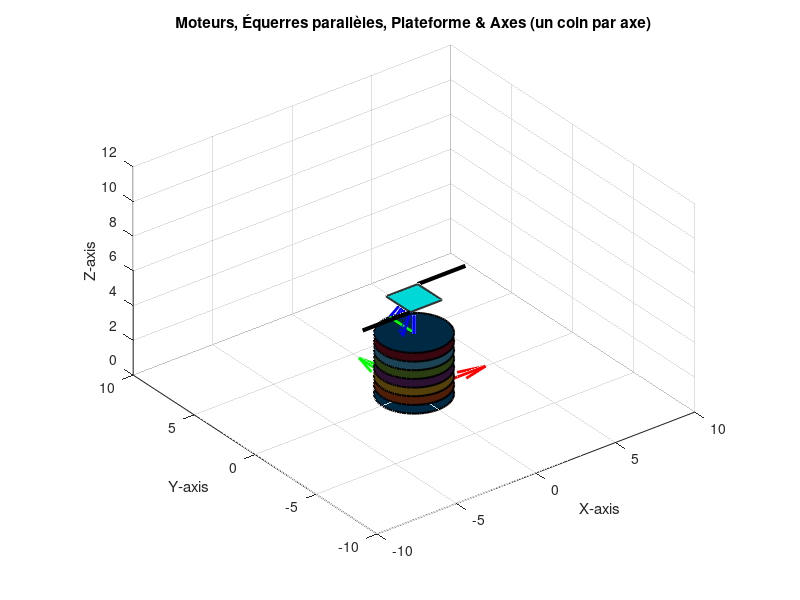

The MATLAB source for this figure:
clc;
clear;
close all;

%% 1) Configuration de la figure et de l'espace 3D
figure('Name','Système Robotisé - Axes parallèles, un seul point de contact par axe','NumberTitle','off');
hold on;
grid on;
axis equal;
xlabel('X-axis'); ylabel('Y-axis'); zlabel('Z-axis');
title('Moteurs, Équerres parallèles, Plateforme & Axes (un coin par axe)');

xlim([-10,10]); ylim([-10,10]); zlim([0,12]);

% Repères
quiver3(0,0,0, 5,0,0, 'r', 'LineWidth',2);
quiver3(0,0,0, 0,5,0, 'g', 'LineWidth',2);
quiver3(0,0,0, 0,0,5, 'b', 'LineWidth',2);

%% 2) Moteurs (empilés sur Z)
num_motors  = 8;
z_spacing   = 0.5;
motor_radius = 2;
theta       = linspace(0, 2*pi, 100);
colors      = lines(num_motors);

motor_positions = zeros(num_motors,3);
for i = 1:num_motors
    motor_positions(i,:) = [0, 0, (i-1)*z_spacing];
    
    % Cercle représentant le moteur
    x_circ = motor_positions(i,1) + motor_radius*cos(theta);
    y_circ = motor_positions(i,2) + motor_radius*sin(theta);
    z_circ = ones(size(theta)) * motor_positions(i,3);
    fill3(x_circ, y_circ, z_circ, colors(i,:), ...
          'FaceAlpha',0.6, 'EdgeColor','k', 'LineWidth',1.5);
end

%% 3) Équerres parallèles
% On choisit un décalage constant (0,2,0) pour que toutes les équerres soient parallèles
equerre_offset = [0, 2, 0];
equerre_positions = zeros(num_motors,3);

for i = 1:num_motors
    equerre_positions(i,:) = motor_positions(i,:) + equerre_offset;
    
    % Tracé de l'équerre (ligne verte)
    plot3([motor_positions(i,1), equerre_positions(i,1)], ...
          [motor_positions(i,2), equerre_positions(i,2)], ...
          [motor_positions(i,3), equerre_positions(i,3)], ...
          'g-', 'LineWidth',2);
end

%% 4) Plateforme & Axes (même niveau Z)
% On place la plateforme un peu au-dessus du dernier moteur
platform_z = motor_positions(end,3) + 2;

% Plateforme : rectangle axis-aligné 2x2
corner1 = [-1, -1, platform_z];  % Coin inférieur gauche
corner2 = [ 1, -1, platform_z];  % Coin inférieur droit
corner3 = [ 1,  1, platform_z];  % Coin supérieur droit
corner4 = [-1,  1, platform_z];  % Coin supérieur gauche

% Tracé de la plateforme (bordures plus fines pour ne pas confondre avec les axes)
fill3([corner1(1), corner2(1), corner3(1), corner4(1)], ...
      [corner1(2), corner2(2), corner3(2), corner4(2)], ...
      [corner1(3), corner2(3), corner3(3), corner4(3)], ...
      'c', 'FaceAlpha',0.7, 'EdgeColor',[0.2 0.2 0.2], 'LineWidth',1.5);

%% 5) Axes parallèles (noirs), chacun avec un seul point de contact sur la plateforme
% Axe 1 : part du coin1 (inférieur gauche) et s'étend en X
axis_length = -3;
axis1_start = corner1;
axis1_end   = corner1 + [axis_length, 0, 0];
plot3([axis1_start(1), axis1_end(1)], ...
      [axis1_start(2), axis1_end(2)], ...
      [axis1_start(3), axis1_end(3)], ...
      'k-', 'LineWidth',3);

% Axe 2 : part du coin3 (supérieur droit) et s'étend en X
axis_length2 = 3;
axis2_start = corner3;
axis2_end   = corner3 + [axis_length2, 0, 0];
plot3([axis2_start(1), axis2_end(1)], ...
      [axis2_start(2), axis2_end(2)], ...
      [axis2_start(3), axis2_end(3)], ...
      'k-', 'LineWidth',3);

%% 6) Bras reliant les équerres à la plateforme
% Moteurs 1-4 -> coin1
% Moteurs 5-8 -> coin3
for i = 1:num_motors
    if i <= 4
        % Vers coin1
        plot3([equerre_positions(i,1), corner1(1)], ...
              [equerre_positions(i,2), corner1(2)], ...
              [equerre_positions(i,3), corner1(3)], ...
              'b-', 'LineWidth',2);
    else
        % Vers coin3
        plot3([equerre_positions(i,1), corner3(1)], ...
              [equerre_positions(i,2), corner3(2)], ...
              [equerre_positions(i,3), corner3(3)], ...
              'b-', 'LineWidth',2);
    end
end

%% 7) Affichage final
view(3);
camlight;
lighting gouraud;
hold off;
